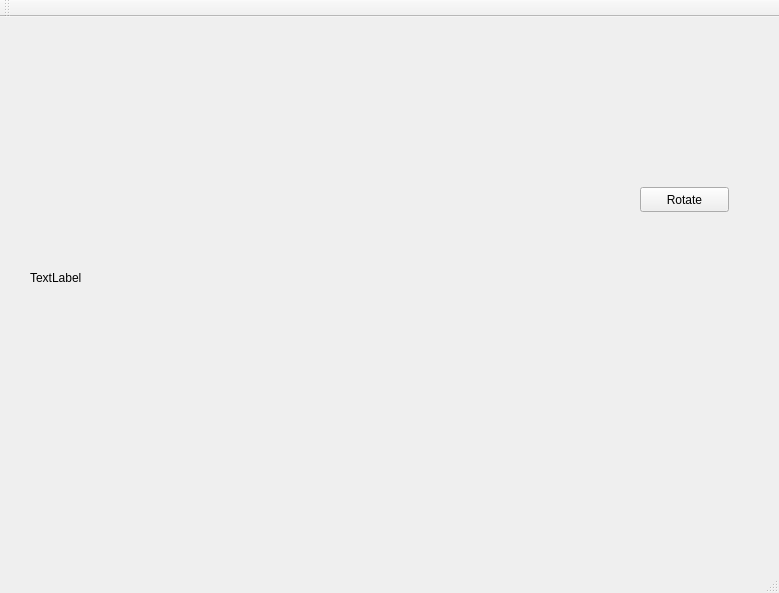
<?xml version="1.0" encoding="UTF-8"?>
<ui version="4.0">
 <class>MainWindow</class>
 <widget class="QMainWindow" name="MainWindow">
  <property name="geometry">
   <rect>
    <x>0</x>
    <y>0</y>
    <width>779</width>
    <height>593</height>
   </rect>
  </property>
  <property name="windowTitle">
   <string>MainWindow</string>
  </property>
  <widget class="QWidget" name="centralWidget">
   <widget class="QPushButton" name="pushButton">
    <property name="geometry">
     <rect>
      <x>640</x>
      <y>170</y>
      <width>89</width>
      <height>25</height>
     </rect>
    </property>
    <property name="text">
     <string>Rotate</string>
    </property>
   </widget>
   <widget class="QLabel" name="label">
    <property name="geometry">
     <rect>
      <x>30</x>
      <y>10</y>
      <width>641</width>
      <height>501</height>
     </rect>
    </property>
    <property name="text">
     <string>TextLabel</string>
    </property>
   </widget>
  </widget>
  <widget class="QMenuBar" name="menuBar">
   <property name="geometry">
    <rect>
     <x>0</x>
     <y>0</y>
     <width>779</width>
     <height>22</height>
    </rect>
   </property>
  </widget>
  <widget class="QToolBar" name="mainToolBar">
   <attribute name="toolBarArea">
    <enum>TopToolBarArea</enum>
   </attribute>
   <attribute name="toolBarBreak">
    <bool>false</bool>
   </attribute>
  </widget>
  <widget class="QStatusBar" name="statusBar"/>
 </widget>
 <layoutdefault spacing="6" margin="11"/>
 <resources/>
 <connections/>
</ui>
